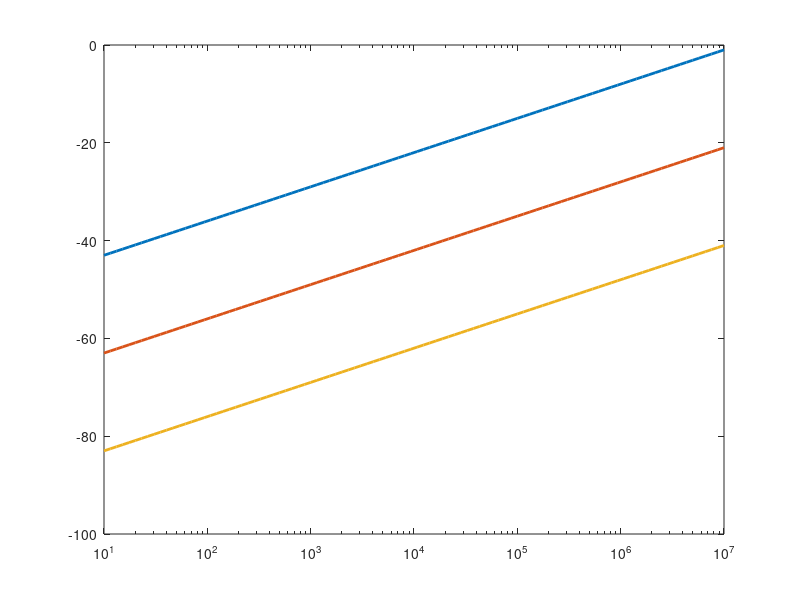

The MATLAB script that drew this image:
% Visualizing Volume Reverberation effect on Low, Moderatea and High Particle Densities % 

clc;
clear all;
close all;
f=logspace(1,7,100)
Sp=[-50 -70 -90];
[x, y] = meshgrid(Sp, f)
V = x +7.*log10(y)
semilogx(f,V,'LineWidth',2)
hold on